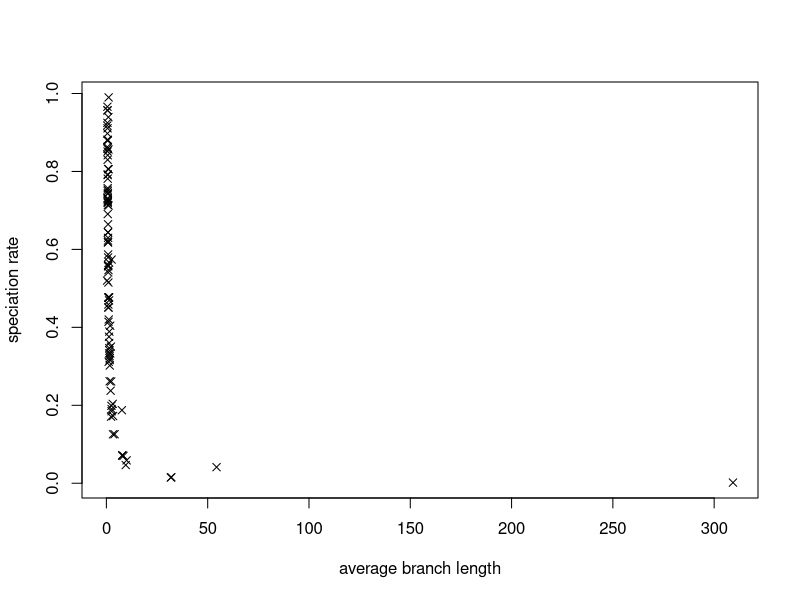
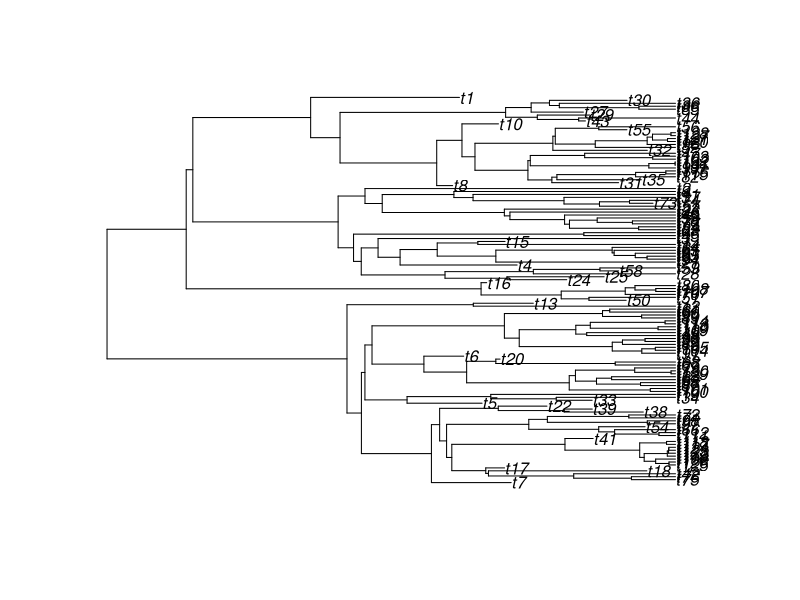
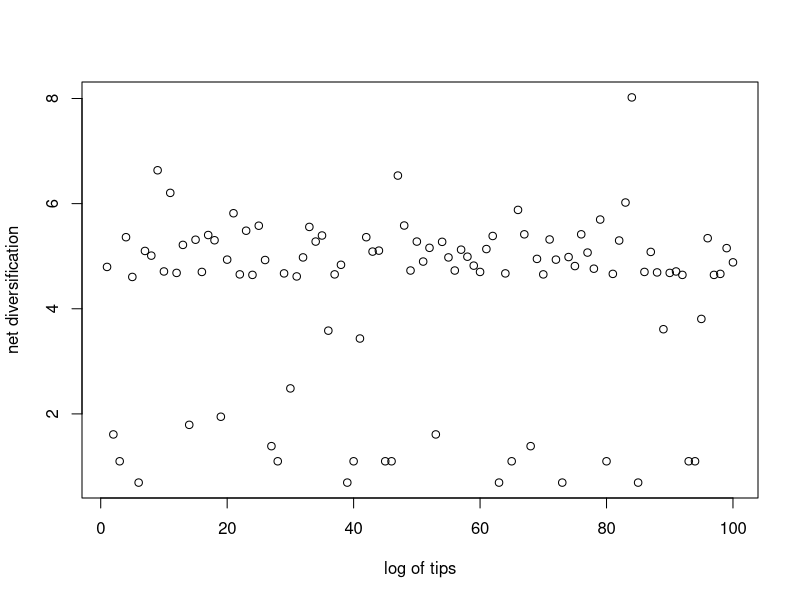
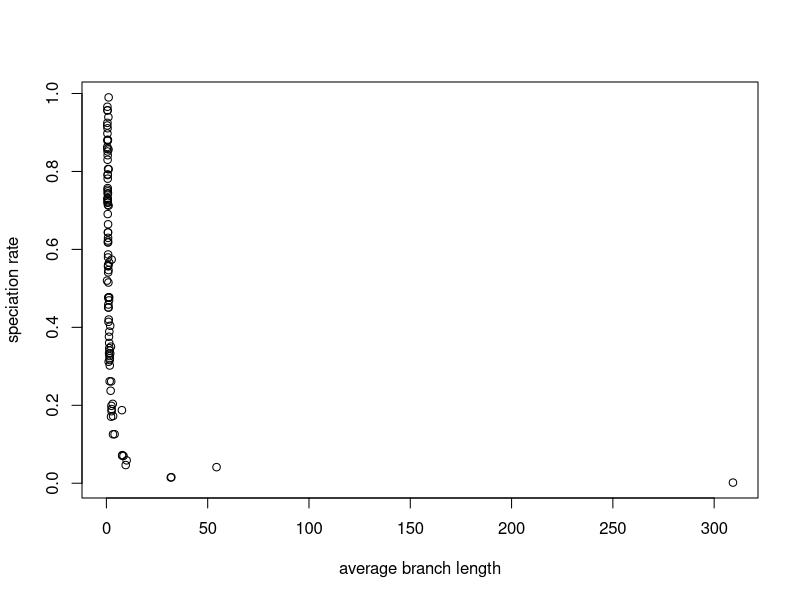
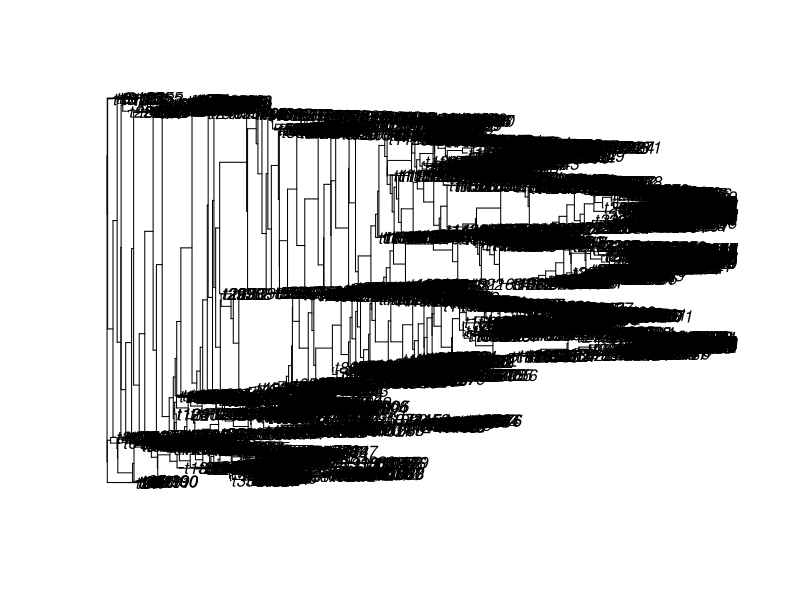
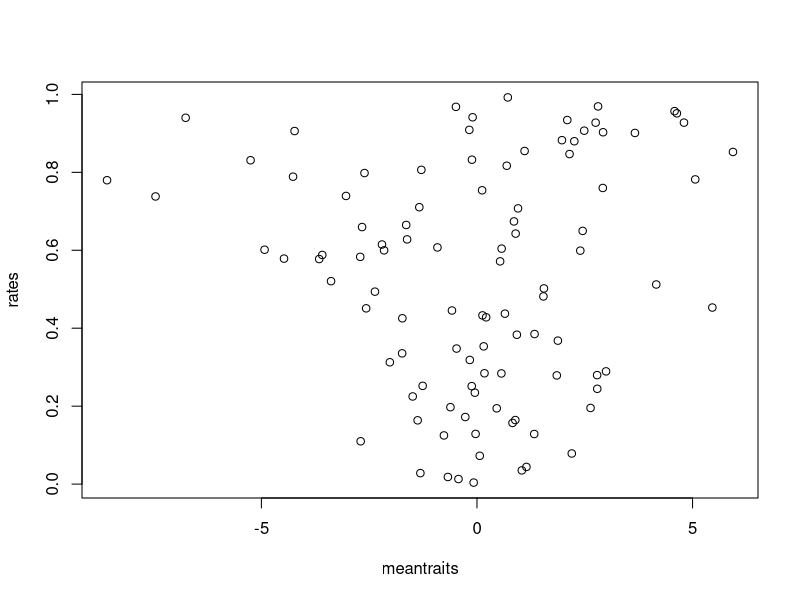
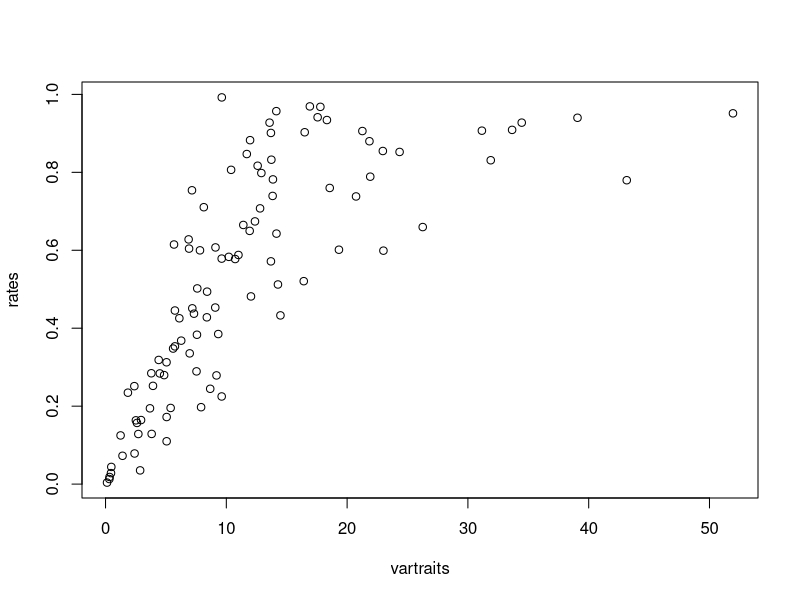
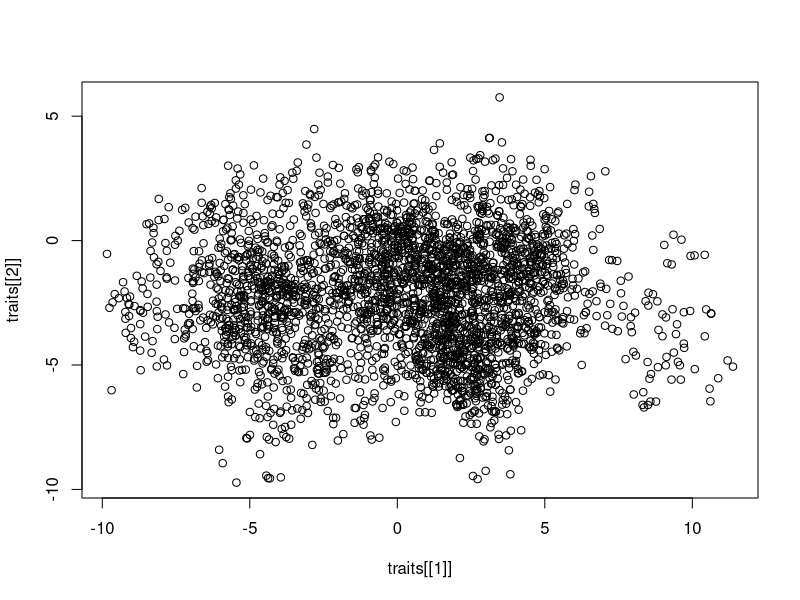

The R script that drew these images, in order:
setwd('~/Desktop/Evolution/Tasks/Task_08')
library(phytools)
#Questions 1-3
trees<- list()
births<- vector()
Fractions<-vector()
random<-c()
random2<-c()
treelist<-c()
for(i in 1:100){
	births[i]<- runif(1)
	Fractions[i]<- runif(1)
	trees[[i]]<- pbtree(n=100,b=births[i],d=births[i]*Fractions[i])
	random[[i]]<-births[i]
	random2[[i]]<-(Fractions[i])
	treelist[[i]]<- mean(trees[[i]]$edge.length)
}
pdf('trees_question1.pdf')
plot(trees[[i]])
dev.off()

#Question 4
#The net diversification increases as the log of the number of tips  increases.
sapply(trees,Ntip)
tips<- log(sapply(trees,Ntip))
random3<-unlist(random)
head(tips)
pdf('diversification&tips_question4.pdf')
plot(tips,xlab="log of tips",ylab="net diversification")
dev.off()

#Question 5
#In the graph, as speciation rate approaches 1, there is a  small decrease towards 0 in branch length. 
?cor
cor(tips,random3)
random4<-unlist(random2)
treelist2<-unlist(treelist)
plot(treelist2,random3,ylab="speciation rate", xlab="average branch length",pch=4)
pdf('speciation rate&average branch length_question5.pdf')
plot(treelist2,random3,ylab="speciation rate", xlab="average branch length",pch=1)
dev.off()

#Question 6
cor(treelist2,random4)
Tree<-trees[[which.max(tips)]]
pdf('tree_question6.pdf')
plot(Tree)
dev.off()

#Question 7
rates<-vector()
traits<-c()
meantraits<-c()
vartraits<-c()
for(i in 1:100){
	rates[i]<-runif(1)
	traits[[i]]<-fastBM(tree=Tree,sig2=rates[i])
	meantraits[[i]]<-mean(traits[[i]])
	vartraits[[i]]<-var(traits[[i]])
}
meantraits<-unlist(meantraits)
pdf('traits_question7.pdf')
plot(meantraits,rates)
dev.off()

#Question 8
cor(meantraits,rates)
#The correlation is -0.089, which tells us that there is a weak negative correlation. There is an inverse correlation.
vartraits<-unlist(vartraits)
pdf('vartraits_question8.pdf')
plot(vartraits,rates)
dev.off()

#Question 9
cor(vartraits,rates)
#The correlation is 0.740, which tells us that there is a strong positive correlation. A positive correlation happens when the changes in one variable relate to the same type of changes in the second variable.  
pdf('08_plot.pdf')
plot(traits[[1]],traits[[2]])
dev.off()

#Question 10
cor(traits[[1]],traits[[2]])
#The correlation is -0.1898, which tells us that there is a weak negative correlation. A negative correlation happens when one variable increases while the other decreases. 
traitMat<-cbind(traits[[1]],traits[[4]])

#Extra Credit
pdf('08_ec.pdf')
phylomorphospace(Tree,traitMat,xlab="Trait 1", ylab="Trait 2")
dev.off()
